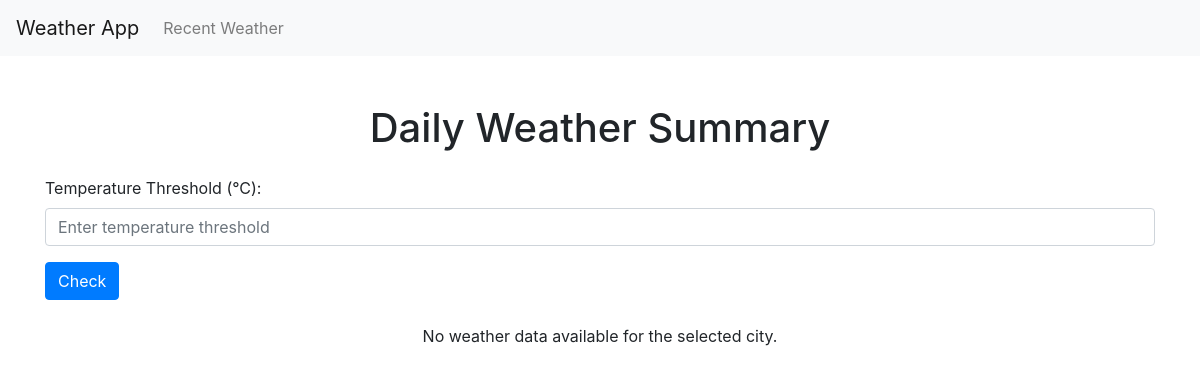
Page /weather/ on the earlier database version.
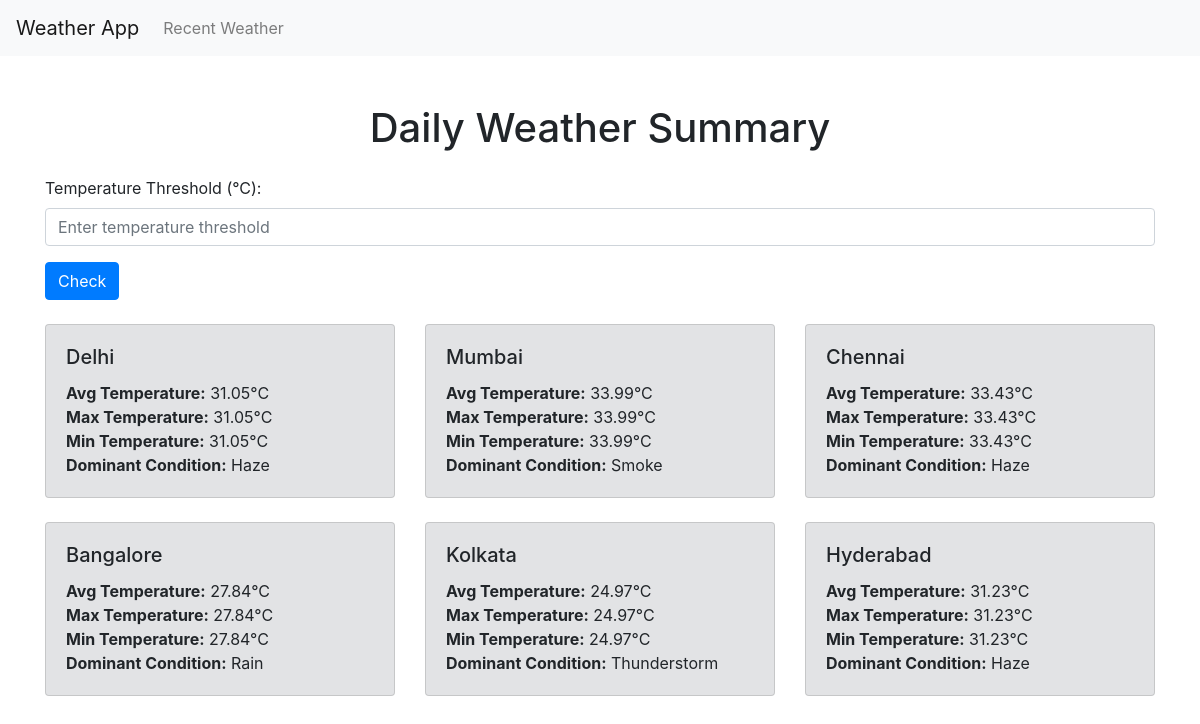
Same page on the later database version.
### weather/models.py (models this page shows, shortened)
class DailyWeatherSummary(models.Model):
    date = models.DateField()
    city = models.CharField(max_length=100)
    avg_temperature = models.FloatField()
    max_temperature = models.FloatField()
    min_temperature = models.FloatField()
    dominant_condition = models.CharField(max_length=50)
    icon = models.CharField(max_length=10, null=True, blank=True)  # Changed icon_id to icon for consistency

### weather/views.py (the view, shortened to what this page needs)
# urls.py: path('weather/', views.weather_summary, name='weather_summary'),
def weather_summary(request):
    temperature_threshold = None  # Default threshold to None
    selected_city = None  # Track the selected city
    summaries = []
    if request.method == 'POST':
        selected_city = request.POST.get('city')  # Get selected city
        temperature_threshold = request.POST.get('threshold')  # Get temperature threshold input
        if selected_city:
            weather_data = fetch_weather_data(selected_city)
            if weather_data:
                icon = weather_data['weather'][0]['icon']  # Get icon directly
                DailyWeatherSummary.objects.update_or_create(
                    city=selected_city,
                    defaults={
                        'avg_temperature': weather_data['main']['temp'],
                        'max_temperature': weather_data['main']['temp_max'],
                        'min_temperature': weather_data['main']['temp_min'],
                        'dominant_condition': weather_data['weather'][0]['description'],
                        'icon': icon  # Save the icon directly
                    }
                )
                summaries = DailyWeatherSummary.objects.filter(city=selected_city)
        else:
            summaries = DailyWeatherSummary.objects.all()  # Show all if no city is selected
    else:
        summaries = DailyWeatherSummary.objects.all()
    for summary in summaries:
        if summary.icon:  # Ensure there's a valid icon
            summary.icon_url = f"http://openweathermap.org/img/wn/{summary.icon}@2x.png"  # Using @2x for better quality
        else:
            summary.icon_url = None  # Set to None if there's no icon available
    cities = ["Delhi", "Mumbai", "Chennai", "Bangalore", "Kolkata", "Hyderabad"]  # List of cities for dropdown
    return render(request, 'summary.html', {
        'summaries': summaries,
        'cities': cities,
        'temperature_threshold': temperature_threshold,
        'selected_city': selected_city  # Pass the selected city back to the template
    })

### weather/templates/summary.html (shortened to what this page needs)
<!DOCTYPE html>
<html lang="en">
<head>
    <link rel="stylesheet" href="https://maxcdn.bootstrapcdn.com/bootstrap/4.5.2/css/bootstrap.min.css">
</head>
<body>
<nav class="navbar navbar-expand-lg navbar-light bg-light">
    <a class="navbar-brand" href="#">Weather App</a>
    <div class="collapse navbar-collapse">
        <ul class="navbar-nav">
            <li class="nav-item">
                <a class="nav-link" href="{% url 'recent_weather' %}">Recent Weather</a>
            </li>
        </ul>
    </div>
</nav>
<div class="container mt-5">
    <h1 class="text-center mb-4">Daily Weather Summary</h1>
    <form method="POST">
        <div class="form-group">
            <label for="threshold">Temperature Threshold (°C):</label>
            <input type="number" name="threshold" id="threshold" class="form-control" placeholder="Enter temperature threshold" value="{{ temperature_threshold }}">
        </div>
        <button type="submit" class="btn btn-primary">Check</button>
    </form>
    <div class="row mt-4">
        {% for summary in summaries %}
            <div class="col-md-4 mb-4">
                {% if summary.avg_temperature > temperature_threshold %}
                    <div class="card high-temp">
                {% elif summary.avg_temperature < temperature_threshold %}
                    <div class="card low-temp">
                {% else %}
                    <div class="card normal-temp">
                {% endif %}
                    <div class="card-body">
                        <h5 class="card-title">{{ summary.city }}</h5>
                        <p class="card-text">
                            <strong>Avg Temperature:</strong> {{ summary.avg_temperature|floatformat:2 }}°C<br>
                            <strong>Max Temperature:</strong> {{ summary.max_temperature|floatformat:2 }}°C<br>
                            <strong>Min Temperature:</strong> {{ summary.min_temperature|floatformat:2 }}°C<br>
                            <strong>Dominant Condition:</strong> {{ summary.dominant_condition }}
                        </p>
                    </div>
                </div>
            </div>
        {% empty %}
            <div class="col-12">
                <p class="text-center">No weather data available for the selected city.</p>
            </div>
        {% endfor %}
    </div>
</div>
</body>
</html>

### weather/templates/summary.html (style rules this page uses)
.normal-temp { background-color: #e2e3e5; }

Differences in the rows shown:
added DailyWeatherSummary: city "Delhi", avg_temperature "31.05", max_temperature "31.05", min_temperature "31.05", dominant_condition "Haze"
added DailyWeatherSummary: city "Mumbai", avg_temperature "33.99", max_temperature "33.99", min_temperature "33.99", dominant_condition "Smoke"
added DailyWeatherSummary: city "Chennai", avg_temperature "33.43", max_temperature "33.43", min_temperature "33.43", dominant_condition "Haze"
added DailyWeatherSummary: city "Bangalore", avg_temperature "27.84", max_temperature "27.84", min_temperature "27.84", dominant_condition "Rain"
added DailyWeatherSummary: city "Kolkata", avg_temperature "24.97", max_temperature "24.97", min_temperature "24.97", dominant_condition "Thunderstorm"
added DailyWeatherSummary: city "Hyderabad", avg_temperature "31.23", max_temperature "31.23", min_temperature "31.23", dominant_condition "Haze"
Other differences:
text no longer shown: "No weather data available for the selected city."
